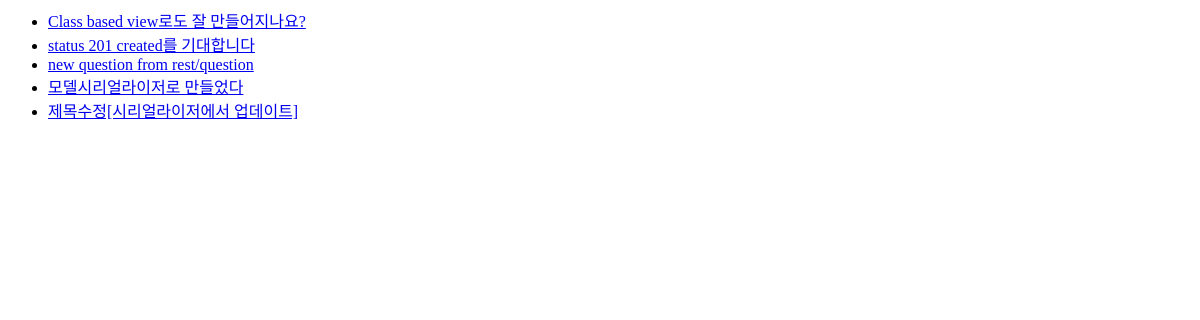
/polls/, run on an earlier commit of the app's database.
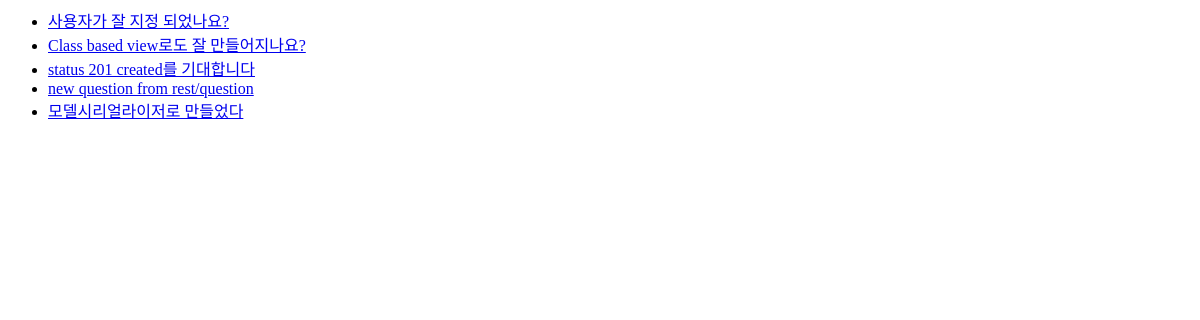
And on a later commit of the database.
### polls/models.py (models this page shows, shortened)
class Question(models.Model):
    question_text = models.CharField(max_length=200, verbose_name = '질문')
    pub_data = models.DateTimeField(auto_now_add = True, verbose_name='생성일')
    owner = models.ForeignKey('auth.User',related_name = 'questions',on_delete=models.CASCADE, null = True)

### polls/views.py (the view)
# urls.py: path('', views.index, name = 'index'),
def index(request):
    latest_question_list = Question.objects.order_by('-pub_data')[:5]
    context = {'questions' :latest_question_list }
    return render(request, 'polls/index.html', context)

### polls/templates/polls/index.html
{% if questions %}
<ul>
    {% for question in questions %}
        <li><a href = "{%url 'polls:detail' question.id%}">{{question.question_text}}</a></li>
    {% endfor %}
</ul>
{% else %}
<p>no questions</p>
{% endif %}

What changed in the data, as far as the page shows it:
no longer on this page (row unchanged): Question: question_text "제목수정[시리얼라이저에서 업데이트]"
added Question: question_text "사용자가 잘 지정 되었나요?"
